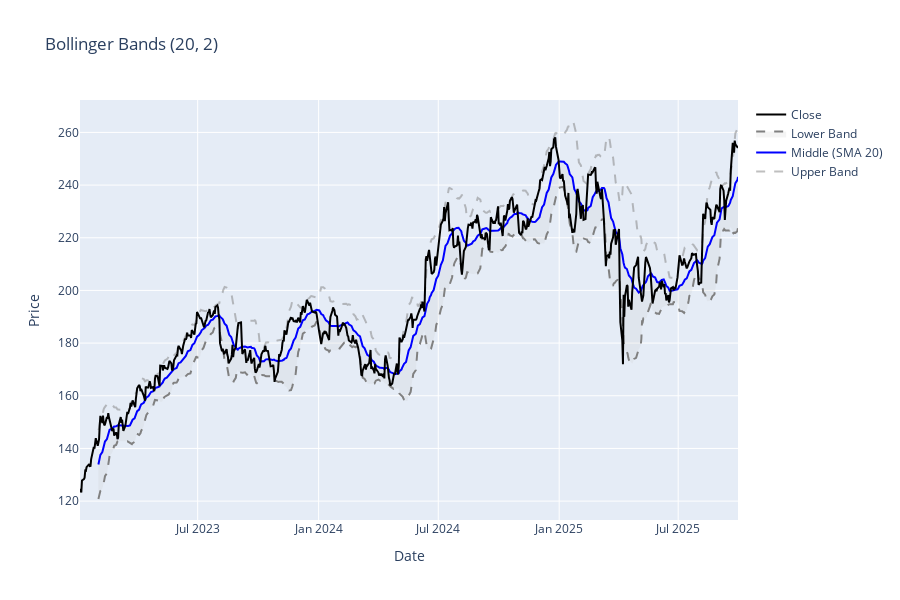

Notebook source saved alongside this figure:
### Markdown cell above
## 1. Bollinger Bands

Volatility bands = SMA ± (2 × standard deviation). Bands widen with volatility, narrow with consolidation. Price touching bands signals extremes.

### Code cell
bb_upper, bb_middle, bb_lower = calculate_bbands(df, period=20, nbdevup=2.0, nbdevdn=2.0)
df["bb_upper"] = bb_upper
df["bb_middle"] = bb_middle
df["bb_lower"] = bb_lower

fig = go.Figure()

# Bands
fig.add_trace(
    go.Scatter(x=df["date"], y=df["bb_upper"], name="Upper Band", line={"color": "gray", "dash": "dash"}, opacity=0.5)
)
fig.add_trace(go.Scatter(x=df["date"], y=df["bb_middle"], name="Middle (SMA 20)", line={"color": "blue"}))
fig.add_trace(
    go.Scatter(
        x=df["date"],
        y=df["bb_lower"],
        name="Lower Band",
        line={"color": "gray", "dash": "dash"},
        opacity=0.5,
        fill="tonexty",
        fillcolor="rgba(200,200,200,0.2)",
    )
)

# Price
fig.add_trace(go.Scatter(x=df["date"], y=df["close"], name="Close", line={"color": "black", "width": 2}))

fig.update_layout(height=600, title_text="Bollinger Bands (20, 2)", xaxis_title="Date", yaxis_title="Price")
fig.show()

print("Bollinger Bands = SMA ± (2 * StdDev)")
print(f"Price touches upper band: {(df['close'] >= df['bb_upper']).sum()} times")
print(f"Price touches lower band: {(df['close'] <= df['bb_lower']).sum()} times")

### Figure 1 — Plotly figure (JSON) as saved in the notebook; plotly's stock layout.template omitted (floating-point values rounded to 4 significant figures; data arrays with more than 128 entries replaced by an {"elided": "..."} marker saying what was removed)
{"data": [{"line": {"color": "gray", "dash": "dash"}, "name": "Upper Band", "opacity": 0.5, "type": "scatter", "x": {"elided": "688 str values"}, "y": {"elided": "688 float values"}}, {"line": {"color": "blue"}, "name": "Middle (SMA 20)", "type": "scatter", "x": {"elided": "688 str values"}, "y": {"elided": "688 float values"}}, {"fill": "tonexty", "fillcolor": "rgba(200,200,200,0.2)", "line": {"color": "gray", "dash": "dash"}, "name": "Lower Band", "opacity": 0.5, "type": "scatter", "x": {"elided": "688 str values"}, "y": {"elided": "688 float values"}}, {"line": {"color": "black", "width": 2}, "name": "Close", "type": "scatter", "x": {"elided": "688 str values"}, "y": {"elided": "688 float values"}}], "layout": {"height": 600, "title": {"text": "Bollinger Bands (20, 2)"}, "xaxis": {"title": {"text": "Date"}}, "yaxis": {"title": {"text": "Price"}}}}
